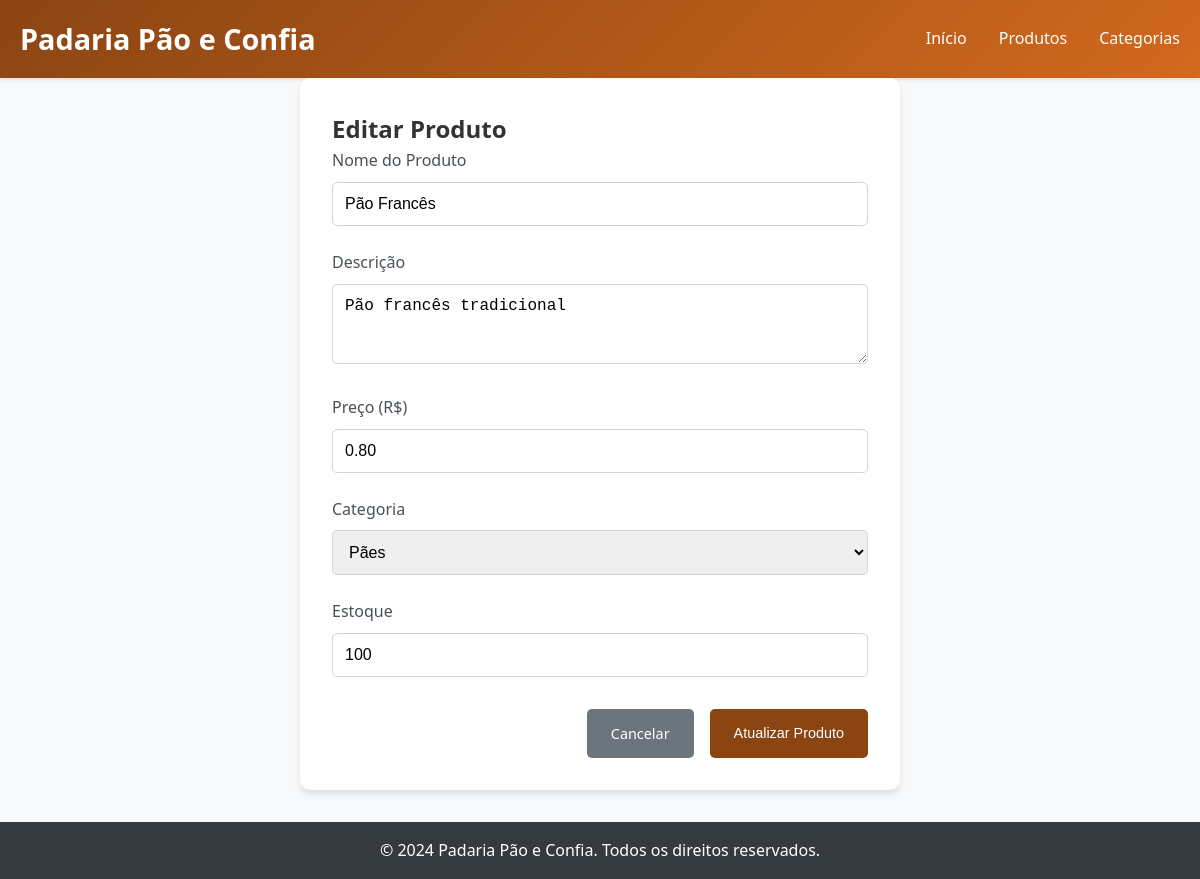
Page /produtos/update.php?id=1 on the committed database.
### tables this page shows
CREATE TABLE produtos (
    id INT AUTO_INCREMENT PRIMARY KEY,
    nome VARCHAR(100) NOT NULL,
    descricao TEXT,
    preco DECIMAL(10,2) NOT NULL,
    categoria_id INT,
    estoque INT DEFAULT 0,
    ativo BOOLEAN DEFAULT TRUE,
    created_at TIMESTAMP DEFAULT CURRENT_TIMESTAMP,
    updated_at TIMESTAMP DEFAULT CURRENT_TIMESTAMP ON UPDATE CURRENT_TIMESTAMP,
    FOREIGN KEY (categoria_id) REFERENCES categorias(id)
);

CREATE TABLE categorias (
    id INT AUTO_INCREMENT PRIMARY KEY,
    nome VARCHAR(100) NOT NULL,
    descricao TEXT,
    created_at TIMESTAMP DEFAULT CURRENT_TIMESTAMP
);

### produtos/update.php (the view, shortened to what this page needs)
<?php
$id = isset($_GET['id']) ? $_GET['id'] : die('ID do produto não especificado');
$database = new Database();
$db = $database->getConnection();
$query = "SELECT * FROM produtos WHERE id = ?";
$stmt = $db->prepare($query);
$stmt->bindParam(1, $id);
$stmt->execute();
$produto = $stmt->fetch(PDO::FETCH_ASSOC);
$categorias = $db->query("SELECT * FROM categorias")->fetchAll(PDO::FETCH_ASSOC);
?>
<!DOCTYPE html>
<html lang="pt-BR">
<head>
    <link rel="stylesheet" href="../css/style.css">
</head>
<body>
    <header>
        <div class="container">
            <h1>Padaria Pão e Confia</h1>
            <nav>
                <ul>
                    <li><a href="../index.php">Início</a></li>
                    <li><a href="read.php">Produtos</a></li>
                    <li><a href="../categorias/read.php">Categorias</a></li>
                </ul>
            </nav>
        </div>
    </header>
    <main class="container">
        <div class="form-container">
            <h2>Editar Produto</h2>
            <form action="<?php echo htmlspecialchars($_SERVER["PHP_SELF"] . "?id={$id}"); ?>" method="post">
                <div class="form-group">
                    <label for="nome">Nome do Produto</label>
                    <input type="text" id="nome" name="nome" value="<?php echo htmlspecialchars($produto['nome']); ?>" required maxlength="100">
                </div>
                <div class="form-group">
                    <label for="descricao">Descrição</label>
                    <textarea id="descricao" name="descricao" rows="3" maxlength="500"><?php echo htmlspecialchars($produto['descricao']); ?></textarea>
                </div>
                <div class="form-group">
                    <label for="preco">Preço (R$)</label>
                    <input type="number" id="preco" name="preco" step="0.01" min="0" value="<?php echo $produto['preco']; ?>" required>
                </div>
                <div class="form-group">
                    <label for="categoria_id">Categoria</label>
                    <select id="categoria_id" name="categoria_id" required>
                        <?php foreach ($categorias as $categoria): ?>
                            <option value="<?php echo $categoria['id']; ?>"
                                <?php echo $categoria['id'] == $produto['categoria_id'] ? 'selected' : ''; ?>>
                                <?php echo htmlspecialchars($categoria['nome']); ?>
                            </option>
                        <?php endforeach; ?>
                    </select>
                </div>
                <div class="form-group">
                    <label for="estoque">Estoque</label>
                    <input type="number" id="estoque" name="estoque" min="0" value="<?php echo $produto['estoque']; ?>" required>
                </div>
                <div class="form-actions">
                    <a href="read.php" class="btn btn-secondary">Cancelar</a>
                    <button type="submit" class="btn">Atualizar Produto</button>
                </div>
            </form>
        </div>
    </main>
    <footer>
        <div class="container">
            <p>&copy; 2024 Padaria Pão e Confia. Todos os direitos reservados.</p>
        </div>
    </footer>
</body>
</html>

### css/style.css (style rules this page uses)
* { margin: 0; padding: 0; box-sizing: border-box; }
body { font-family: 'Segoe UI', Tahoma, Geneva, Verdana, sans-serif; line-height: 1.6; color: #333; background-color: #f8f9fa; }
.container { max-width: 1200px; margin: 0 auto; padding: 0 20px; }
header { background: linear-gradient(135deg, #8B4513, #D2691E); color: white; padding: 1rem 0; box-shadow: 0 2px 5px rgba(0,0,0,0.1); }
header .container { display: flex; justify-content: space-between; align-items: center; }
header h1 { font-size: 1.8rem; }
nav ul { display: flex; list-style: none; }
nav ul li { margin-left: 2rem; }
nav ul li a { color: white; text-decoration: none; font-weight: 500; transition: color 0.3s; }
main { padding: 2rem 0; min-height: calc(100vh - 140px); }
.btn { display: inline-block; background: #8B4513; color: white; padding: 0.8rem 1.5rem; text-decoration: none; border-radius: 5px; border: none; cursor: pointer; transition: background 0.3s; font-size: 0.9rem; }
.btn-secondary { background: #6c757d; }
.form-container { background: white; padding: 2rem; border-radius: 10px; box-shadow: 0 4px 6px rgba(0,0,0,0.1); max-width: 600px; margin: 0 auto; }
.form-group { margin-bottom: 1.5rem; }
label { display: block; margin-bottom: 0.5rem; font-weight: 500; color: #495057; }
input, select, textarea { width: 100%; padding: 0.75rem; border: 1px solid #ced4da; border-radius: 5px; font-size: 1rem; }
.form-actions { display: flex; gap: 1rem; justify-content: flex-end; margin-top: 2rem; }
footer { background: #343a40; color: white; text-align: center; padding: 1rem 0; margin-top: 2rem; }

### rows in the picture
produtos: nome "Pão Francês", descricao "Pão francês tradicional", preco "0.80", categoria_id "Pães", estoque "100"
